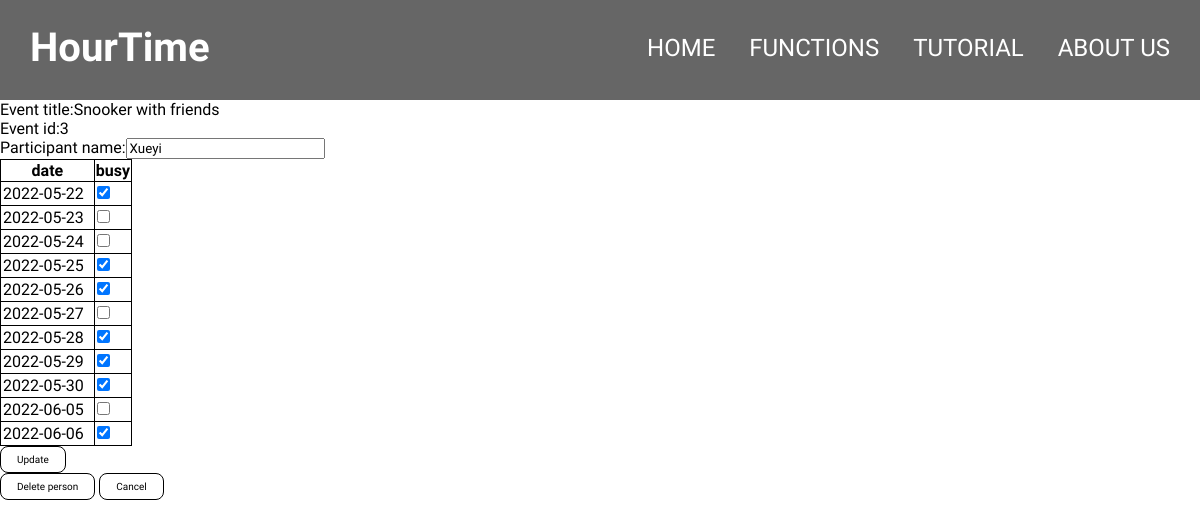
The app's page /edit_participant?person_id=24 with its own data.
### main.py (models this page shows, shortened)
class Event(db.Model):
    id = db.Column(db.Integer, primary_key=True)
    title = db.Column(db.String(100))
    dates = db.relationship("Date", cascade="all, delete-orphan", backref="event")
    people = db.relationship("Person", cascade="all, delete-orphan", backref="event")

class Person(db.Model):
    id = db.Column(db.Integer, primary_key=True)
    name = db.Column(db.String(50))
    event_id = db.Column(db.Integer, db.ForeignKey("event.id"))
    busy_dates = db.relationship("Busy_date", cascade="all, delete-orphan", backref="person")

class Date(db.Model):
    id = db.Column(db.Integer, primary_key=True)
    date = db.Column(db.Date)
    event_id = db.Column(db.Integer, db.ForeignKey("event.id"))

### main.py (the view)
@app.route("/edit_participant", methods=["GET", "POST"])
def edit_participant():
    person_id = request.args.get("person_id")
    query_person = Person.query.filter_by(id=person_id).first()
    query_event = query_person.event
    if request.method == "POST":
        db.session.delete(query_person)
        new_name = request.form["name"]
        new_person = Person(name=new_name, event=query_event)
        db.session.add(new_person)
        for i in request.form:
            if i != "name":
                busy_date = datetime.datetime.strptime(i, "%Y-%m-%d").date()
                new_busy_date = Busy_date(date=busy_date, person=new_person)
                db.session.add(new_busy_date)
        db.session.commit()
        return render_template("edit_participant_status.html", status="Success", person=new_person)
    else:
        person_busy_dates = []
        for i in query_person.busy_dates:
            person_busy_dates.append(i.date)
        return render_template("edit_participant.html", person=query_person, person_busy_dates=person_busy_dates)

### templates/edit_participant.html (shortened to what this page needs)
{% extends "base.html" %}
{% block navright %}
<li><a href="/">Home</a></li>
<li><a href="/functions" class="active">Functions</a></li>
<li><a href="/tutorial">Tutorial</a></li>
<li><a href="/about">About Us</a></li>
{% endblock %}
{% block content %}
<p>Event title:{{person.event.title}}</p>
<p>Event id:{{person.event_id}}</p>
<form id = "event_inp" action = "#" method="post">
    <p>Participant name:<input type="text" name="name", value="{{person.name}}" required></p>
    <table border="1">
        <tr>
            <th>date</th>
            <th>busy</th>
        </tr>
    {% for date in person.event.dates %}
        <tr>
            <td>{{date.date}}</td>
            <td><input type="checkbox" name="{{date.date}}" {% if date.date in person_busy_dates %} checked {% endif %}></td>
        </tr>
    {% endfor %}
    </table>
    <input type='submit' value='Update' class="button_small">
</form>
<a href="/delete_person?person_id={{person.id}}" class="button_small">Delete person</a>
<a href="/find_event?event_id={{person.event_id}}" class="button_small">Cancel</a>
{% endblock %}

### static/css/main.css (style rules this page uses)
body { background-color:white; }
* { margin:0px; list-style: none; font-family: 'Raleway', sans-serif; }
a { text-decoration: none; }
.button_small { background-color: #FFFFFF; border: 1.5px solid rgb(0,0,0); border-radius: .5rem; box-sizing: border-box; color: black; padding: 7px 16px; text-align: center; text-decoration: none; display: inline-block; font-size: 10px; }
table, th, td { border: 0.5px solid; border-collapse: collapse; }
td { padding-left: 2px; padding-right: 10px; padding-top: 2px; padding-bottom: 2px; }
#navright li { display:inline; }
#navright a { color:white; font-size:1.5em; margin-right:30px; text-transform: uppercase; text-decoration: none; transition: color 0.1s; }

### records on screen
Event: event "Snooker with friends"
Person: event_id "3", name "Xueyi"
Date: date "2022-05-22", date "☑"
Date: date "2022-05-23"
Date: date "2022-05-24"
Date: date "2022-05-25", date "☑"
Date: date "2022-05-26", date "☑"
Date: date "2022-05-27"
Date: date "2022-05-28", date "☑"
Date: date "2022-05-29", date "☑"
Date: date "2022-05-30", date "☑"
Date: date "2022-06-05"
Date: date "2022-06-06", date "☑"
